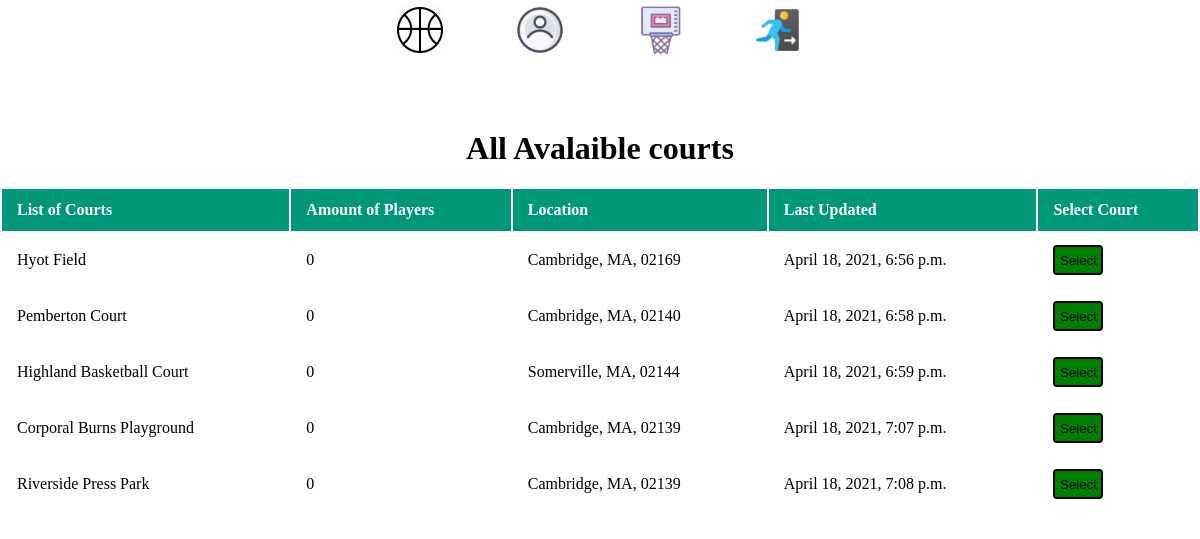
Page /AllCourt (signed in) on the committed database.
### PickupApp/models.py (models this page shows)
class Court(models.Model):
    name = models.CharField(max_length=45)
    location = models.CharField(max_length=45)
    link = models.TextField(null=True)
    created_at = models.DateTimeField(auto_now_add=True)
    updated_at = models.DateTimeField(auto_now=True)

### PickupApp/views.py (the view)
# urls.py: path('AllCourt', views.Allcourt),
def Allcourt (request):
    context = {
        'Usercourt' : Court.objects.all(),
        'current_user':User.objects.get(id=request.session['User_id'])
    }
    return render(request,'Allcourts.html', context )

### PickupApp/templates/Allcourts.html (shortened to what this page needs)
<!DOCTYPE html>
<html lang="en">
<head>
    {% load static %}
    <link rel="stylesheet" href="{% static 'Allcourt.css' %}">
</head>
<body>
  <div id = 'wrapper'>
    <header>
      <div id= nav-bar>
        <nav>
            <ul class=nav_links >
              <li><a href ='/user/success'><img src='{% static "images/ball2.gif" %}'></a></li>
              <li> <a href ='/profile/{{current_user.id}}'> <img src='{% static "images/prof.png" %}' ></a</li>
              <li> <a href ='/AllCourt'><img src='{% static "images/hoop.png" %}'> </a></li>
              <li><a href ='/user/logout' > <img src='{% static "images/log.png" %}'></a></li>
            </ul>
        </nav>
      </div>
    </header>
    <div class='bannerarea'>
          <h1> All Avalaible courts</h1>
              <table style="width:100%" class='styled-table'>
                <thead>
                    <tr>
                      <th>List of Courts </th>
                      <th>Amount of Players</th>
                      <th> Location</th>
                      <th> Last Updated </th>
                      <th> Select Court</th>
                    </tr>
                  </thead>
                  <tbody>
                      {%for court in Usercourt  %}
                      <tr>
                      <td>{{court.name}}</td>
                        <td> {{court.players.all.count}}</td>
                      <td>{{court.location}} </td>
                      <td> {{court.updated_at}}</td>
                      <td><a href='court/{{court.id}}'> <button>Select</button></a> </td>
                    </tr>
                  </tbody>
            {% endfor %}
      </table>
    </div>
  </div>
</body>
</html>

### PickupApp/static/Allcourt.css (style rules this page uses)
* { margin:0; padding:0; }
#wrapper { width:100%; margin: 0 auto; }
header { height: 130px; background: white; width: 100%; z-index: 12; position: fixed; margin: auto; }
.nav_links { list-style: none; padding: 0px 20px; display: flex; justify-content: center; }
.nav_links li a { transition: all 0.3s ease 0s ; }
.bannerarea { width: 100%; position: fixed; top: 130px; }
img { width: 50px; height: 50px; margin-top: 5px; margin-left: 35px; margin-right: 35px; }
.styled-table thead tr { background-color: #009879; color: #ffffff; text-align: left; }
.styled-table th, .styled-table td { padding: 12px 15px; }
.styled-table tbody tr:last-of-type { border-bottom: 2px solid black }
button { background-color: green; border: 2px solid black; height: 30px; width: 50px; border-radius: 4px ; color: black; }
h1 { text-align: center; margin-bottom: 20px; }

### rows in the picture
Court: name "Hyot Field", players.all.count "0", location "Cambridge, MA, 02169", updated_at "April 18, 2021, 6:56 p.m."
Court: name "Pemberton Court", players.all.count "0", location "Cambridge, MA, 02140", updated_at "April 18, 2021, 6:58 p.m."
Court: name "Highland Basketball Court", players.all.count "0", location "Somerville, MA, 02144", updated_at "April 18, 2021, 6:59 p.m."
Court: name "Corporal Burns Playground", players.all.count "0", location "Cambridge, MA, 02139", updated_at "April 18, 2021, 7:07 p.m."
Court: name "Riverside Press Park", players.all.count "0", location "Cambridge, MA, 02139", updated_at "April 18, 2021, 7:08 p.m."
